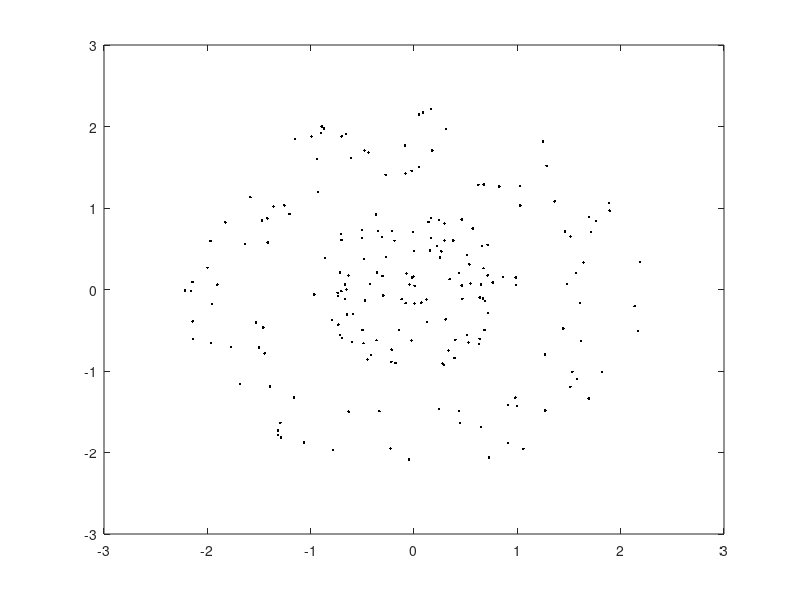

Source code (MATLAB): (Note: this script raises an error after producing the figure.)
rng(1); % For reproducibility
r = sqrt(rand(100,1)); % Radius
t = 2*pi*rand(100,1); % Angle
data1 = [r.*cos(t), r.*sin(t)]; % Points
r2 = sqrt(3*rand(100,1)+2); % Radius
t2 = 2*pi*rand(100,1); % Angle
data2 = [r2.*cos(t2), r2.*sin(t2)]; % points

data3 = [data1;data2];
theclass = ones(200,1);
theclass(1:100) = -1;

SVMModel = fitcsvm(data3,theclass,'KernelFunction','polynomial','BoxConstraint',1);

X = data3;

svInd = SVMModel.IsSupportVector;
h = 0.02; % Mesh grid step size
[X1,X2] = meshgrid(min(X(:,1)):h:max(X(:,1)),...
    min(X(:,2)):h:max(X(:,2)));
[label,score] = predict(SVMModel,[X1(:),X2(:)]);
scoreGrid = reshape(score(:,1),size(X1,1),size(X2,2));
label = reshape(label,size(X1,1),size(X2,2));

figure
plot(X(:,1),X(:,2),'k.')
hold on
plot(X(svInd,1),X(svInd,2),'ro','MarkerSize',10)
%contour(X1,X2,scoreGrid)
contour(X1,X2,label)
colorbar;
title('{\bf Iris Outlier Detection via One-Class SVM}')
xlabel('Sepal Length (cm)')
ylabel('Sepal Width (cm)')
legend('Observation','Support Vector')
hold off